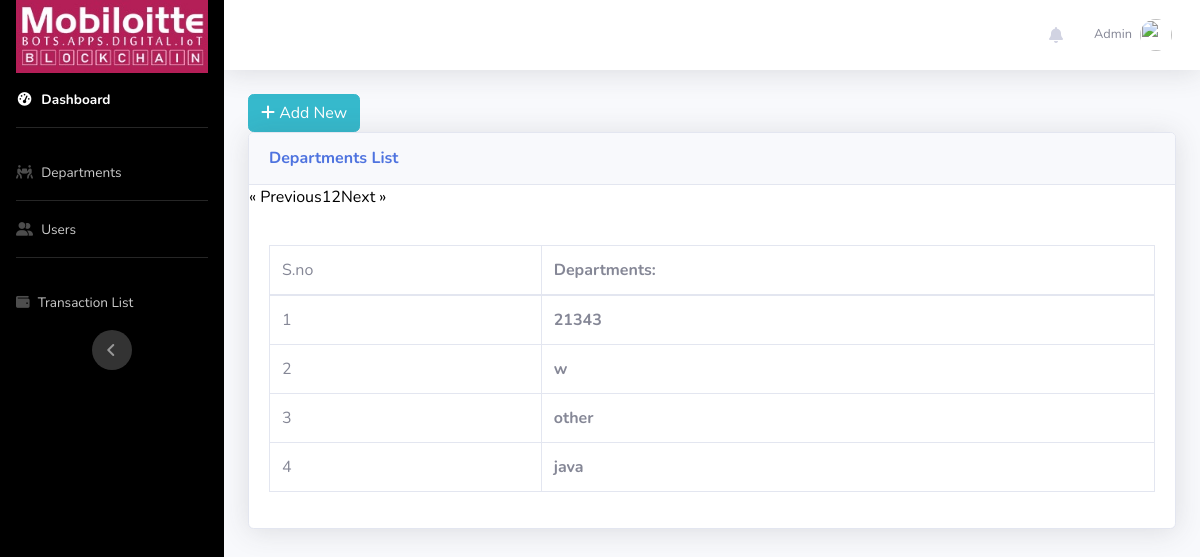
The page /departments.php?page=2 (signed in) on the database its author committed.
### tables this page shows
CREATE TABLE `departments` (
  `id` int(40) NOT NULL,
  `DomainName` varchar(40) NOT NULL
);

### departments.php (the view, shortened to what this page needs)
<?php
include('db.php');
  $limit= 5;
  $page = isset($_GET['page']) ? $_GET['page'] : 1;
  $start = ($page - 1) * $limit;
  $result1 = $con->query("SELECT count(id) AS id FROM departments");
  $custCount = $result1->fetch_all(MYSQLI_ASSOC);
  $total = $custCount[0]['id'];
  $pages = ceil( $total / $limit );
  $Previous = $page - 1;
  $Next = $page + 1;
?>
<!DOCTYPE html>
<html lang="en">
<head>
  <link href="vendor/fontawesome-free/css/all.min.css" rel="stylesheet" type="text/css">
  <link href="css/sb-admin-2.min.css" rel="stylesheet">
</head>
<body id="page-top">
  <div id="wrapper">
    <ul class="navbar-nav bg-gradient-primary sidebar sidebar-dark accordion" id="accordionSidebar">
      <a class="sidebar-brand d-flex align-items-center justify-content-center" href="admindashboard.php">
        <div class="sidebar-brand-icon rotate-n-0">
          <img src ="/PROJECTS/MobiCoin/new/img/1.jpg" class="img" width="100%" height="100%">
        </div>
      </a>
      <li class="nav-item active">
        <a class="nav-link" href="admindashboard.php">
          <i class="fas fa-fw fa-tachometer-alt"></i>
          <span>Dashboard</span></a>
      </li>
      <hr class="sidebar-divider">
      <li class="nav-item">
            <a class="nav-link" href="departments.php">
          <i class="fas fa-people-carry"></i>
          <span>Departments</span>
        </a>
      </li>
        <hr class="sidebar-divider my-0">
       <li class="nav-item">
              <a class="nav-link" href="users.php">
            <i class="fas fa-user-friends"></i>
            <span>Users</span>
          </a>
        </li>
       <hr class="sidebar-divider">
      <li class="nav-item">
            <a class="nav-link" href="transactions.php">
          <i class="fas fa-wallet"></i>
           <span>Transaction List</span>
         </a>
       </li>
      <div class="text-center d-none d-md-inline">
        <button class="rounded-circle border-0" id="sidebarToggle"></button>
      </div>
    </ul>
    <div id="content-wrapper" class="d-flex flex-column">
      <div id="content">
        <nav class="navbar navbar-expand navbar-light bg-white topbar mb-4 static-top shadow">
          <ul class="navbar-nav ml-auto">
            <li class="nav-item dropdown no-arrow mx-1">
              <a class="nav-link dropdown-toggle" href="#" id="alertsDropdown" role="button" data-toggle="dropdown" aria-haspopup="true" aria-expanded="false">
                <i class="fas fa-bell fa-fw"></i>
              </a>
            <li class="nav-item dropdown no-arrow">
              <a class="nav-link dropdown-toggle" href="#" id="userDropdown" role="button" data-toggle="dropdown" aria-haspopup="true" aria-expanded="false">
                <span class="mr-2 d-none d-lg-inline text-gray-600 small">Admin</span>
                <img class="img-profile rounded-circle" src="https://source.unsplash.com/QAB-WJcbgJk/60x60">
              </a>
            </li>
          </ul>
        </nav>
         <div class="container-fluid">
        <button type="button" class="btn btn-info add-new" onclick="location.href='departmentadd.php';" value="Add New Department"><i class="fa fa-plus"></i> Add New</button>
</div>
<div class="container-fluid">
<div class="card shadow mb-4">
        <div class="card-header py-3">
          <h6 class="m-0 font-weight-bold text-primary">Departments List</h6>
        </div>
        <div>
  <ul class="pagination">
      <li>
        <a href="departments.php?page=<?= $Previous; ?>" aria-label="Previous">
          <span aria-hidden="true">&laquo; Previous</span>
        </a>
      </li>
      <?php for($i = 1; $i<= $pages; $i++) : ?>
        <li><a href="departments.php?page=<?= $i; ?>"><?= $i; ?></a></li>
      <?php endfor; ?>
      <li>
        <a href="departments.php?page=<?= $Next; ?>" aria-label="Next">
          <span aria-hidden="true">Next &raquo;</span>
        </a>
      </li>
    </ul>
</div>
        <div class="card-body">
          <div class="table-responsive">
            <table class="table table-bordered" id="dataTable" width="100%" cellspacing="0">
            <thead>
              <tr>
              <td>
            S.no
            <th>Departments:</th>
            </td>
            </tr>
            </thead>
              <?php
$sql = "SELECT * FROM `departments` LIMIT $start, $limit";
$query = mysqli_query($con,$sql);
$a = 1;
while ($row_user = mysqli_fetch_assoc($query))
{
?>
<tr> <td>
<?php echo $a; ?>
               <th><?php echo $row_user['DomainName']; ?></th>
             </td>
             </tr>
<?php $a++; } ?>
            </table>
          </div>
        </div>
      </div>
    </div>
  </div>
    </div>
  </div>
</body>
</html>

### rows shown on the page
departments: DomainName "21343"
departments: DomainName "w"
departments: DomainName "other"
departments: DomainName "java"
